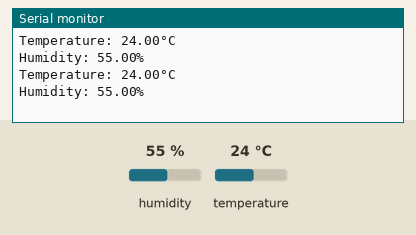
Recording of a sketch running on a simulated Arduino Mega 2560, built with avr-gcc and run on an emulated ATmega2560. Parts: the last lines printed to the serial monitor. Inputs (shaded band) come from the test bench; at power-on: humidity 55 %, temperature 24 °C.

Above: at 2.8 s.
2.9 s: humidity set to 22 %
At 4.7 s:
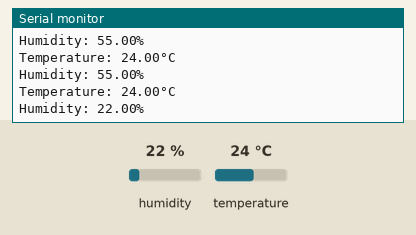
5.6 s: temperature set to 12 °C
At 6.4 s:
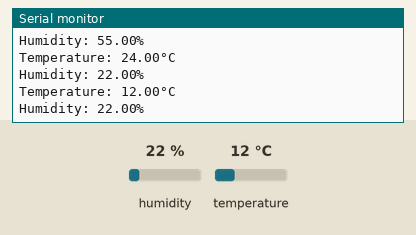
8.3 s: humidity set to 40 %
At 11.2 s:
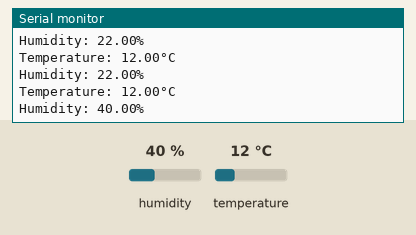
Timing chart, 0 to 12.7 s (numbered marks = the images above; inputs shaded):
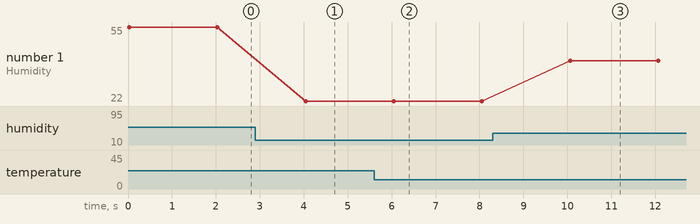

The sketch:

DHT12.ino
```cpp
#include <Wire.h>
#include <Adafruit_Sensor.h>
#include <DHT.h>
#include <DHT_U.h>

#define DHTPIN 21 // GPIO pin for DHT12 data

#define DHTTYPE DHT12

#define RELAYPIN 23 // GPIO pin for relay control

DHT dht(DHTPIN, DHTTYPE);

void setup() {
Serial.begin(9600);
dht.begin();
}

void loop() {
float temperature = dht.readTemperature();
float humidity = dht.readHumidity();
if (isnan(temperature) || isnan(humidity)) {
Serial.println("Failed to read from DHT sensor!");
return;
}
Serial.print("Temperature: ");
Serial.print(temperature);
Serial.println("°C");
Serial.print("Humidity: ");
Serial.print(humidity);
Serial.println("%");

// Trigger fan if temperature exceeds 30°C or humidity exceeds 70

delay(2000); // Wait 2 seconds before next reading
}
```

Measured:
- after the input at 2.9 s, the serial monitor: prints a new line after 1.1 s (image 1)
- after the input at 5.6 s, the serial monitor: prints a new line after 0.42 s (image 2)
- after the input at 8.3 s, the serial monitor: prints a new line after 1.8 s (image 3)
- plotted number 1: 55 → 22 after the input at 2.9 s, 22 → 40 after the input at 8.3 s
